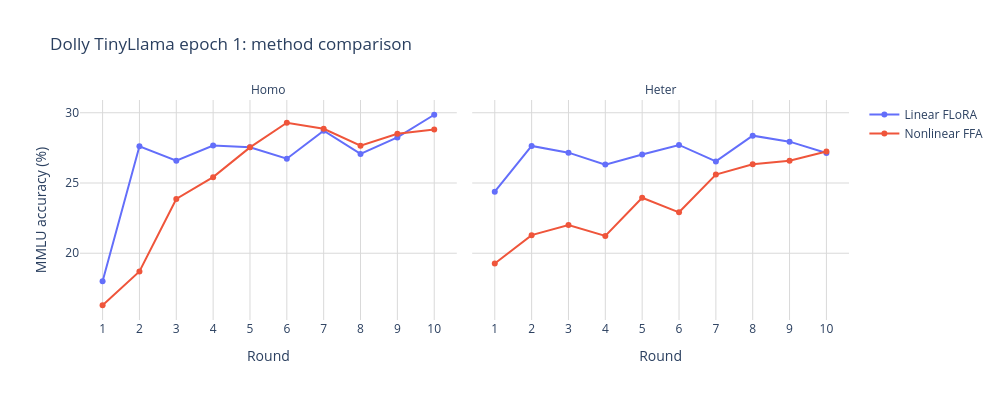
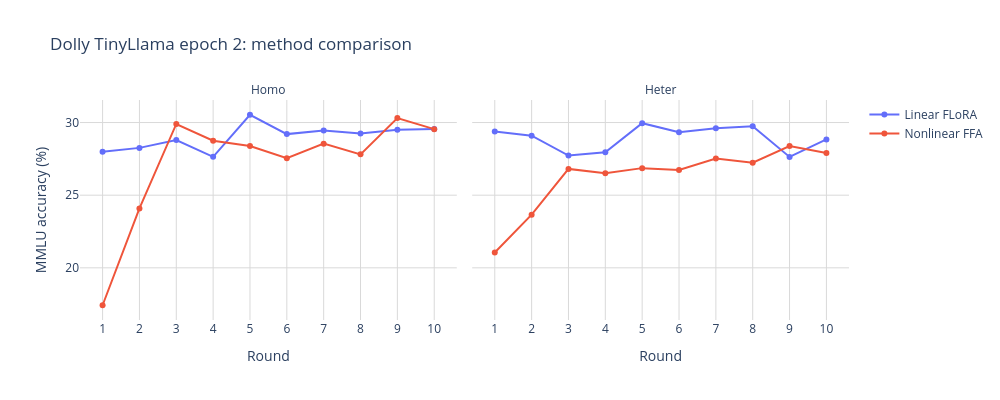
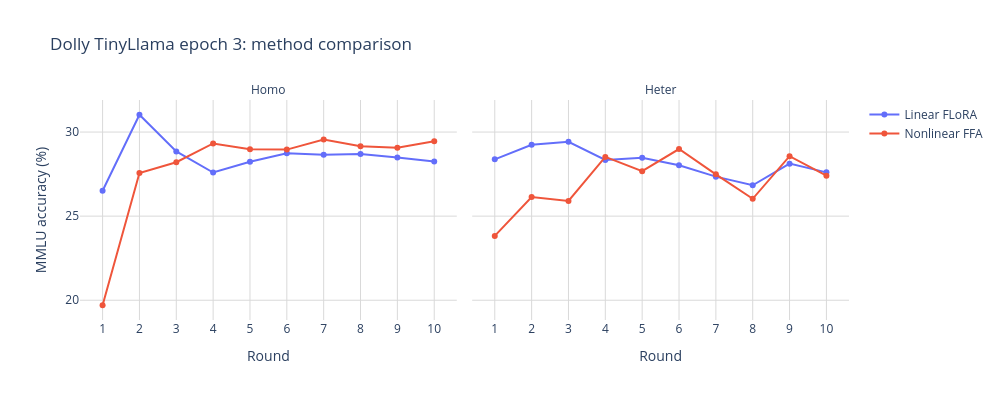
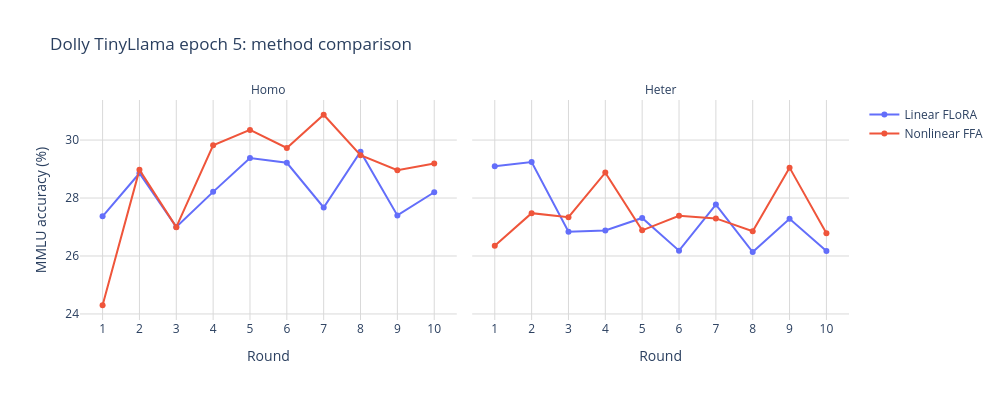

Notebook code cell kept with these figures, in order:
### Markdown cell above
## Round Curves

The fixed-epoch method comparison plots answer the direct question: at local epoch 1, 2, 3, or 5, which method has the better round curve? The all-curve overview plots stay separate so the main comparison stays readable. I would avoid overlaying Dolly and Dolly stratified in this same view because it doubles the curve count and makes the method comparison harder to read; a split-focused view should be faceted by split if we want to inspect that question.

### Code cell
METHOD_ORDER = ['Linear FLoRA', 'Nonlinear FLoRA', 'Nonlinear FFA']
SETTING_ORDER = ['Homo', 'Heter']


def _slug(value):
    return str(value).lower().replace(' ', '_').replace('-', '_').replace('/', '_')


def _sorted_unique_ints(values):
    return sorted({int(value) for value in values})


def _category_orders(data):
    return {
        'Method': [method for method in METHOD_ORDER if method in set(data['Method'])],
        'Setting': [setting for setting in SETTING_ORDER if setting in set(data['Setting'])],
        'Local epochs': [str(epoch) for epoch in _sorted_unique_ints(data['Local epochs'])],
    }


def _format_facet_labels(fig):
    fig.for_each_annotation(lambda annotation: annotation.update(text=annotation.text.split('=')[-1]))


def _save_plot(fig, output_stem, png_warnings):
    output_stem.parent.mkdir(parents=True, exist_ok=True)
    png_path = output_stem.with_suffix('.png')
    try:
        fig.write_image(png_path, scale=2)
    except Exception as exc:
        png_path = None
        message = str(exc).strip() or type(exc).__name__
        png_warnings.append(message.splitlines()[0])
    return png_path


def make_epoch_method_comparison(summary, dataset, epoch):
    data = summary[
        (summary['Dataset'] == dataset)
        & (summary['Local epochs'].astype(int) == int(epoch))
    ].copy()
    if data.empty:
        return None

    data = data.sort_values(['Model', 'Setting', 'Method', 'Round'])
    dataset_label = data['Dataset label'].iloc[0]
    model_label = ', '.join(sorted(data['Model'].unique()))
    facet_row = 'Model' if data['Model key'].nunique() > 1 else None

    fig = px.line(
        data,
        x='Round',
        y='Mean accuracy',
        color='Method',
        facet_col='Setting',
        facet_row=facet_row,
        markers=True,
        template='plotly_white',
        title=f'{dataset_label} {model_label} epoch {epoch}: method comparison',
        labels={'Mean accuracy': 'MMLU accuracy (%)'},
        category_orders=_category_orders(data),
        hover_data={
            'Local epochs': True,
            'Std accuracy': ':.2f',
            'Seed count': True,
        },
    )
    fig.update_layout(width=1000, height=400, legend_title_text='')
    fig.update_xaxes(dtick=1, showgrid=True, gridcolor='#d9d9d9', gridwidth=1)
    fig.update_yaxes(showgrid=True, gridcolor='#d9d9d9', gridwidth=1)
    _format_facet_labels(fig)
    return fig


def make_dataset_all_curves(summary, dataset):
    data = summary[summary['Dataset'] == dataset].copy()
    if data.empty:
        return None

    data['Local epochs'] = data['Local epochs'].astype(int).astype(str)
    data = data.sort_values(['Model', 'Setting', 'Method', 'Local epochs', 'Round'])
    dataset_label = data['Dataset label'].iloc[0]
    facet_row = 'Model' if data['Model key'].nunique() > 1 else None

    fig = px.line(
        data,
        x='Round',
        y='Mean accuracy',
        color='Local epochs',
        line_dash='Method',
        facet_col='Setting',
        facet_row=facet_row,
        markers=True,
        template='plotly_white',
        title=f'{dataset_label}: all tuning round curves',
        labels={'Mean accuracy': 'MMLU accuracy (%)', 'Local epochs': 'Epochs'},
        category_orders=_category_orders(data),
        hover_data={
            'Std accuracy': ':.2f',
            'Seed count': True,
        },
    )
    fig.update_layout(width=1000, height=400, legend_title_text='')
    fig.update_xaxes(dtick=1, showgrid=True, gridcolor='#d9d9d9', gridwidth=1)
    fig.update_yaxes(showgrid=True, gridcolor='#d9d9d9', gridwidth=1)
    _format_facet_labels(fig)
    return fig


if tuning_summary.empty:
    print('No tuning summary to plot.')
else:
    png_warnings = []
    saved_png = []
    datasets = tuning_summary[['Dataset', 'Dataset label']].drop_duplicates().sort_values('Dataset label')
    epochs = _sorted_unique_ints(tuning_summary['Local epochs'])

    comparison_root = ROUND_CURVE_DIR / 'fixed_epoch_method_comparisons'
    overview_root = ROUND_CURVE_DIR / 'all_curves'

    print('Fixed-epoch method comparisons')
    for _, dataset_row in datasets.iterrows():
        dataset = dataset_row['Dataset']
        dataset_label = dataset_row['Dataset label']
        dataset_dir = comparison_root / _slug(dataset_label)
        for epoch in epochs:
            fig = make_epoch_method_comparison(tuning_summary, dataset, epoch)
            if fig is None:
                print(f'No data for {dataset_label} epoch {epoch}; skipping.')
                continue
            png_path = _save_plot(fig, dataset_dir / f'epoch_{epoch}', png_warnings)
            if png_path is not None:
                saved_png.append(png_path)
            print(f'{dataset_label} epoch {epoch}')
            fig.show()

    print('All-curve dataset overviews')
    for _, dataset_row in datasets.iterrows():
        dataset = dataset_row['Dataset']
        dataset_label = dataset_row['Dataset label']
        fig = make_dataset_all_curves(tuning_summary, dataset)
        if fig is None:
            continue
        png_path = _save_plot(fig, overview_root / _slug(dataset_label), png_warnings)
        if png_path is not None:
            saved_png.append(png_path)
        print(dataset_label)
        fig.show()

    if saved_png:
        print(f'Wrote {len(saved_png)} PNG files under {ROUND_CURVE_DIR}.')
    if png_warnings:
        print('PNG export skipped or incomplete. Install/enable kaleido for static PNG export.')
        print(f'First PNG export warning: {png_warnings[0]}')

### Figure 1 — Plotly figure (JSON) as saved in the notebook; plotly's stock layout.template omitted (floating-point values rounded to 4 significant figures)
{"data": [{"customdata": [[1.0, 0.0, 1.0], [1.0, 0.0, 1.0], [1.0, 0.0, 1.0], [1.0, 0.0, 1.0], [1.0, 0.0, 1.0], [1.0, 0.0, 1.0], [1.0, 0.0, 1.0], [1.0, 0.0, 1.0], [1.0, 0.0, 1.0], [1.0, 0.0, 1.0]], "hovertemplate": "Method=Linear FLoRA<br>Setting=Homo<br>Round=%{x}<br>MMLU accuracy (%)=%{y}<br>Local epochs=%{customdata[0]}<br>Std accuracy=%{customdata[1]:.2f}<br>Seed count=%{customdata[2]}<extra></extra>", "legendgroup": "Linear FLoRA", "line": {"color": "#636efa", "dash": "solid"}, "marker": {"symbol": "circle"}, "mode": "lines+markers", "name": "Linear FLoRA", "orientation": "v", "showlegend": true, "type": "scatter", "x": [1, 2, 3, 4, 5, 6, 7, 8, 9, 10], "xaxis": "x", "y": [18.01, 27.61, 26.59, 27.67, 27.55, 26.73, 28.72, 27.07, 28.25, 29.86], "yaxis": "y"}, {"customdata": [[1.0, 0.0, 1.0], [1.0, 0.0, 1.0], [1.0, 0.0, 1.0], [1.0, 0.0, 1.0], [1.0, 0.0, 1.0], [1.0, 0.0, 1.0], [1.0, 0.0, 1.0], [1.0, 0.0, 1.0], [1.0, 0.0, 1.0], [1.0, 0.0, 1.0]], "hovertemplate": "Method=Linear FLoRA<br>Setting=Heter<br>Round=%{x}<br>MMLU accuracy (%)=%{y}<br>Local epochs=%{customdata[0]}<br>Std accuracy=%{customdata[1]:.2f}<br>Seed count=%{customdata[2]}<extra></extra>", "legendgroup": "Linear FLoRA", "line": {"color": "#636efa", "dash": "solid"}, "marker": {"symbol": "circle"}, "mode": "lines+markers", "name": "Linear FLoRA", "orientation": "v", "showlegend": false, "type": "scatter", "x": [1, 2, 3, 4, 5, 6, 7, 8, 9, 10], "xaxis": "x2", "y": [24.38, 27.64, 27.16, 26.31, 27.02, 27.71, 26.54, 28.37, 27.94, 27.14], "yaxis": "y2"}, {"customdata": [[1.0, 0.0, 1.0], [1.0, 0.0, 1.0], [1.0, 0.0, 1.0], [1.0, 0.0, 1.0], [1.0, 0.0, 1.0], [1.0, 0.0, 1.0], [1.0, 0.0, 1.0], [1.0, 0.0, 1.0], [1.0, 0.0, 1.0], [1.0, 0.0, 1.0]], "hovertemplate": "Method=Nonlinear FFA<br>Setting=Homo<br>Round=%{x}<br>MMLU accuracy (%)=%{y}<br>Local epochs=%{customdata[0]}<br>Std accuracy=%{customdata[1]:.2f}<br>Seed count=%{customdata[2]}<extra></extra>", "legendgroup": "Nonlinear FFA", "line": {"color": "#EF553B", "dash": "solid"}, "marker": {"symbol": "circle"}, "mode": "lines+markers", "name": "Nonlinear FFA", "orientation": "v", "showlegend": true, "type": "scatter", "x": [1, 2, 3, 4, 5, 6, 7, 8, 9, 10], "xaxis": "x", "y": [16.3, 18.7, 23.86, 25.42, 27.54, 29.29, 28.86, 27.66, 28.5, 28.81], "yaxis": "y"}, {"customdata": [[1.0, 0.0, 1.0], [1.0, 0.0, 1.0], [1.0, 0.0, 1.0], [1.0, 0.0, 1.0], [1.0, 0.0, 1.0], [1.0, 0.0, 1.0], [1.0, 0.0, 1.0], [1.0, 0.0, 1.0], [1.0, 0.0, 1.0], [1.0, 0.0, 1.0]], "hovertemplate": "Method=Nonlinear FFA<br>Setting=Heter<br>Round=%{x}<br>MMLU accuracy (%)=%{y}<br>Local epochs=%{customdata[0]}<br>Std accuracy=%{customdata[1]:.2f}<br>Seed count=%{customdata[2]}<extra></extra>", "legendgroup": "Nonlinear FFA", "line": {"color": "#EF553B", "dash": "solid"}, "marker": {"symbol": "circle"}, "mode": "lines+markers", "name": "Nonlinear FFA", "orientation": "v", "showlegend": false, "type": "scatter", "x": [1, 2, 3, 4, 5, 6, 7, 8, 9, 10], "xaxis": "x2", "y": [19.27, 21.29, 22.01, 21.23, 23.95, 22.91, 25.6, 26.33, 26.58, 27.24], "yaxis": "y2"}], "layout": {"annotations": [{"font": {}, "showarrow": false, "text": "Homo", "x": 0.245, "xanchor": "center", "xref": "paper", "y": 1, "yanchor": "bottom", "yref": "paper"}, {"font": {}, "showarrow": false, "text": "Heter", "x": 0.755, "xanchor": "center", "xref": "paper", "y": 1, "yanchor": "bottom", "yref": "paper"}], "height": 400, "legend": {"title": {"text": ""}, "tracegroupgap": 0}, "title": {"text": "Dolly TinyLlama epoch 1: method comparison"}, "width": 1000, "xaxis": {"anchor": "y", "domain": [0, 0.49], "dtick": 1, "gridcolor": "#d9d9d9", "gridwidth": 1, "showgrid": true, "title": {"text": "Round"}}, "xaxis2": {"anchor": "y2", "domain": [0.51, 1], "dtick": 1, "gridcolor": "#d9d9d9", "gridwidth": 1, "matches": "x", "showgrid": true, "title": {"text": "Round"}}, "yaxis": {"anchor": "x", "domain": [0, 1], "gridcolor": "#d9d9d9", "gridwidth": 1, "showgrid": true, "title": {"text": "MMLU accuracy (%)"}}, "yaxis2": {"anchor": "x2", "domain": [0, 1], "gridcolor": "#d9d9d9", "gridwidth": 1, "matches": "y", "showgrid": true, "showticklabels": false}}}

### Figure 2 — Plotly figure (JSON) as saved in the notebook; plotly's stock layout.template omitted (floating-point values rounded to 4 significant figures)
{"data": [{"customdata": [[2.0, 0.0, 1.0], [2.0, 0.0, 1.0], [2.0, 0.0, 1.0], [2.0, 0.0, 1.0], [2.0, 0.0, 1.0], [2.0, 0.0, 1.0], [2.0, 0.0, 1.0], [2.0, 0.0, 1.0], [2.0, 0.0, 1.0], [2.0, 0.0, 1.0]], "hovertemplate": "Method=Linear FLoRA<br>Setting=Homo<br>Round=%{x}<br>MMLU accuracy (%)=%{y}<br>Local epochs=%{customdata[0]}<br>Std accuracy=%{customdata[1]:.2f}<br>Seed count=%{customdata[2]}<extra></extra>", "legendgroup": "Linear FLoRA", "line": {"color": "#636efa", "dash": "solid"}, "marker": {"symbol": "circle"}, "mode": "lines+markers", "name": "Linear FLoRA", "orientation": "v", "showlegend": true, "type": "scatter", "x": [1, 2, 3, 4, 5, 6, 7, 8, 9, 10], "xaxis": "x", "y": [27.98, 28.26, 28.8, 27.64, 30.54, 29.2, 29.46, 29.24, 29.51, 29.55], "yaxis": "y"}, {"customdata": [[2.0, 0.0, 1.0], [2.0, 0.0, 1.0], [2.0, 0.0, 1.0], [2.0, 0.0, 1.0], [2.0, 0.0, 1.0], [2.0, 0.0, 1.0], [2.0, 0.0, 1.0], [2.0, 0.0, 1.0], [2.0, 0.0, 1.0], [2.0, 0.0, 1.0]], "hovertemplate": "Method=Linear FLoRA<br>Setting=Heter<br>Round=%{x}<br>MMLU accuracy (%)=%{y}<br>Local epochs=%{customdata[0]}<br>Std accuracy=%{customdata[1]:.2f}<br>Seed count=%{customdata[2]}<extra></extra>", "legendgroup": "Linear FLoRA", "line": {"color": "#636efa", "dash": "solid"}, "marker": {"symbol": "circle"}, "mode": "lines+markers", "name": "Linear FLoRA", "orientation": "v", "showlegend": false, "type": "scatter", "x": [1, 2, 3, 4, 5, 6, 7, 8, 9, 10], "xaxis": "x2", "y": [29.38, 29.09, 27.73, 27.95, 29.96, 29.34, 29.6, 29.75, 27.63, 28.83], "yaxis": "y2"}, {"customdata": [[2.0, 0.0, 1.0], [2.0, 0.0, 1.0], [2.0, 0.0, 1.0], [2.0, 0.0, 1.0], [2.0, 0.0, 1.0], [2.0, 0.0, 1.0], [2.0, 0.0, 1.0], [2.0, 0.0, 1.0], [2.0, 0.0, 1.0], [2.0, 0.0, 1.0]], "hovertemplate": "Method=Nonlinear FFA<br>Setting=Homo<br>Round=%{x}<br>MMLU accuracy (%)=%{y}<br>Local epochs=%{customdata[0]}<br>Std accuracy=%{customdata[1]:.2f}<br>Seed count=%{customdata[2]}<extra></extra>", "legendgroup": "Nonlinear FFA", "line": {"color": "#EF553B", "dash": "solid"}, "marker": {"symbol": "circle"}, "mode": "lines+markers", "name": "Nonlinear FFA", "orientation": "v", "showlegend": true, "type": "scatter", "x": [1, 2, 3, 4, 5, 6, 7, 8, 9, 10], "xaxis": "x", "y": [17.42, 24.09, 29.9, 28.75, 28.39, 27.54, 28.55, 27.81, 30.31, 29.55], "yaxis": "y"}, {"customdata": [[2.0, 0.0, 1.0], [2.0, 0.0, 1.0], [2.0, 0.0, 1.0], [2.0, 0.0, 1.0], [2.0, 0.0, 1.0], [2.0, 0.0, 1.0], [2.0, 0.0, 1.0], [2.0, 0.0, 1.0], [2.0, 0.0, 1.0], [2.0, 0.0, 1.0]], "hovertemplate": "Method=Nonlinear FFA<br>Setting=Heter<br>Round=%{x}<br>MMLU accuracy (%)=%{y}<br>Local epochs=%{customdata[0]}<br>Std accuracy=%{customdata[1]:.2f}<br>Seed count=%{customdata[2]}<extra></extra>", "legendgroup": "Nonlinear FFA", "line": {"color": "#EF553B", "dash": "solid"}, "marker": {"symbol": "circle"}, "mode": "lines+markers", "name": "Nonlinear FFA", "orientation": "v", "showlegend": false, "type": "scatter", "x": [1, 2, 3, 4, 5, 6, 7, 8, 9, 10], "xaxis": "x2", "y": [21.06, 23.66, 26.81, 26.51, 26.86, 26.74, 27.52, 27.23, 28.38, 27.9], "yaxis": "y2"}], "layout": {"annotations": [{"font": {}, "showarrow": false, "text": "Homo", "x": 0.245, "xanchor": "center", "xref": "paper", "y": 1, "yanchor": "bottom", "yref": "paper"}, {"font": {}, "showarrow": false, "text": "Heter", "x": 0.755, "xanchor": "center", "xref": "paper", "y": 1, "yanchor": "bottom", "yref": "paper"}], "height": 400, "legend": {"title": {"text": ""}, "tracegroupgap": 0}, "title": {"text": "Dolly TinyLlama epoch 2: method comparison"}, "width": 1000, "xaxis": {"anchor": "y", "domain": [0, 0.49], "dtick": 1, "gridcolor": "#d9d9d9", "gridwidth": 1, "showgrid": true, "title": {"text": "Round"}}, "xaxis2": {"anchor": "y2", "domain": [0.51, 1], "dtick": 1, "gridcolor": "#d9d9d9", "gridwidth": 1, "matches": "x", "showgrid": true, "title": {"text": "Round"}}, "yaxis": {"anchor": "x", "domain": [0, 1], "gridcolor": "#d9d9d9", "gridwidth": 1, "showgrid": true, "title": {"text": "MMLU accuracy (%)"}}, "yaxis2": {"anchor": "x2", "domain": [0, 1], "gridcolor": "#d9d9d9", "gridwidth": 1, "matches": "y", "showgrid": true, "showticklabels": false}}}

### Figure 3 — Plotly figure (JSON) as saved in the notebook; plotly's stock layout.template omitted (floating-point values rounded to 4 significant figures)
{"data": [{"customdata": [[3.0, 0.0, 1.0], [3.0, 0.0, 1.0], [3.0, 0.0, 1.0], [3.0, 0.0, 1.0], [3.0, 0.0, 1.0], [3.0, 0.0, 1.0], [3.0, 0.0, 1.0], [3.0, 0.0, 1.0], [3.0, 0.0, 1.0], [3.0, 0.0, 1.0]], "hovertemplate": "Method=Linear FLoRA<br>Setting=Homo<br>Round=%{x}<br>MMLU accuracy (%)=%{y}<br>Local epochs=%{customdata[0]}<br>Std accuracy=%{customdata[1]:.2f}<br>Seed count=%{customdata[2]}<extra></extra>", "legendgroup": "Linear FLoRA", "line": {"color": "#636efa", "dash": "solid"}, "marker": {"symbol": "circle"}, "mode": "lines+markers", "name": "Linear FLoRA", "orientation": "v", "showlegend": true, "type": "scatter", "x": [1, 2, 3, 4, 5, 6, 7, 8, 9, 10], "xaxis": "x", "y": [26.51, 31.03, 28.85, 27.59, 28.23, 28.74, 28.64, 28.69, 28.49, 28.25], "yaxis": "y"}, {"customdata": [[3.0, 0.0, 1.0], [3.0, 0.0, 1.0], [3.0, 0.0, 1.0], [3.0, 0.0, 1.0], [3.0, 0.0, 1.0], [3.0, 0.0, 1.0], [3.0, 0.0, 1.0], [3.0, 0.0, 1.0], [3.0, 0.0, 1.0], [3.0, 0.0, 1.0]], "hovertemplate": "Method=Linear FLoRA<br>Setting=Heter<br>Round=%{x}<br>MMLU accuracy (%)=%{y}<br>Local epochs=%{customdata[0]}<br>Std accuracy=%{customdata[1]:.2f}<br>Seed count=%{customdata[2]}<extra></extra>", "legendgroup": "Linear FLoRA", "line": {"color": "#636efa", "dash": "solid"}, "marker": {"symbol": "circle"}, "mode": "lines+markers", "name": "Linear FLoRA", "orientation": "v", "showlegend": false, "type": "scatter", "x": [1, 2, 3, 4, 5, 6, 7, 8, 9, 10], "xaxis": "x2", "y": [28.38, 29.24, 29.42, 28.34, 28.47, 28.02, 27.35, 26.84, 28.12, 27.6], "yaxis": "y2"}, {"customdata": [[3.0, 0.0, 1.0], [3.0, 0.0, 1.0], [3.0, 0.0, 1.0], [3.0, 0.0, 1.0], [3.0, 0.0, 1.0], [3.0, 0.0, 1.0], [3.0, 0.0, 1.0], [3.0, 0.0, 1.0], [3.0, 0.0, 1.0], [3.0, 0.0, 1.0]], "hovertemplate": "Method=Nonlinear FFA<br>Setting=Homo<br>Round=%{x}<br>MMLU accuracy (%)=%{y}<br>Local epochs=%{customdata[0]}<br>Std accuracy=%{customdata[1]:.2f}<br>Seed count=%{customdata[2]}<extra></extra>", "legendgroup": "Nonlinear FFA", "line": {"color": "#EF553B", "dash": "solid"}, "marker": {"symbol": "circle"}, "mode": "lines+markers", "name": "Nonlinear FFA", "orientation": "v", "showlegend": true, "type": "scatter", "x": [1, 2, 3, 4, 5, 6, 7, 8, 9, 10], "xaxis": "x", "y": [19.7, 27.56, 28.2, 29.32, 28.97, 28.96, 29.56, 29.16, 29.07, 29.45], "yaxis": "y"}, {"customdata": [[3.0, 0.0, 1.0], [3.0, 0.0, 1.0], [3.0, 0.0, 1.0], [3.0, 0.0, 1.0], [3.0, 0.0, 1.0], [3.0, 0.0, 1.0], [3.0, 0.0, 1.0], [3.0, 0.0, 1.0], [3.0, 0.0, 1.0], [3.0, 0.0, 1.0]], "hovertemplate": "Method=Nonlinear FFA<br>Setting=Heter<br>Round=%{x}<br>MMLU accuracy (%)=%{y}<br>Local epochs=%{customdata[0]}<br>Std accuracy=%{customdata[1]:.2f}<br>Seed count=%{customdata[2]}<extra></extra>", "legendgroup": "Nonlinear FFA", "line": {"color": "#EF553B", "dash": "solid"}, "marker": {"symbol": "circle"}, "mode": "lines+markers", "name": "Nonlinear FFA", "orientation": "v", "showlegend": false, "type": "scatter", "x": [1, 2, 3, 4, 5, 6, 7, 8, 9, 10], "xaxis": "x2", "y": [23.83, 26.14, 25.9, 28.52, 27.67, 28.99, 27.48, 26.03, 28.57, 27.4], "yaxis": "y2"}], "layout": {"annotations": [{"font": {}, "showarrow": false, "text": "Homo", "x": 0.245, "xanchor": "center", "xref": "paper", "y": 1, "yanchor": "bottom", "yref": "paper"}, {"font": {}, "showarrow": false, "text": "Heter", "x": 0.755, "xanchor": "center", "xref": "paper", "y": 1, "yanchor": "bottom", "yref": "paper"}], "height": 400, "legend": {"title": {"text": ""}, "tracegroupgap": 0}, "title": {"text": "Dolly TinyLlama epoch 3: method comparison"}, "width": 1000, "xaxis": {"anchor": "y", "domain": [0, 0.49], "dtick": 1, "gridcolor": "#d9d9d9", "gridwidth": 1, "showgrid": true, "title": {"text": "Round"}}, "xaxis2": {"anchor": "y2", "domain": [0.51, 1], "dtick": 1, "gridcolor": "#d9d9d9", "gridwidth": 1, "matches": "x", "showgrid": true, "title": {"text": "Round"}}, "yaxis": {"anchor": "x", "domain": [0, 1], "gridcolor": "#d9d9d9", "gridwidth": 1, "showgrid": true, "title": {"text": "MMLU accuracy (%)"}}, "yaxis2": {"anchor": "x2", "domain": [0, 1], "gridcolor": "#d9d9d9", "gridwidth": 1, "matches": "y", "showgrid": true, "showticklabels": false}}}

### Figure 4 — Plotly figure (JSON) as saved in the notebook; plotly's stock layout.template omitted (floating-point values rounded to 4 significant figures)
{"data": [{"customdata": [[5.0, 0.0, 1.0], [5.0, 0.0, 1.0], [5.0, 0.0, 1.0], [5.0, 0.0, 1.0], [5.0, 0.0, 1.0], [5.0, 0.0, 1.0], [5.0, 0.0, 1.0], [5.0, 0.0, 1.0], [5.0, 0.0, 1.0], [5.0, 0.0, 1.0]], "hovertemplate": "Method=Linear FLoRA<br>Setting=Homo<br>Round=%{x}<br>MMLU accuracy (%)=%{y}<br>Local epochs=%{customdata[0]}<br>Std accuracy=%{customdata[1]:.2f}<br>Seed count=%{customdata[2]}<extra></extra>", "legendgroup": "Linear FLoRA", "line": {"color": "#636efa", "dash": "solid"}, "marker": {"symbol": "circle"}, "mode": "lines+markers", "name": "Linear FLoRA", "orientation": "v", "showlegend": true, "type": "scatter", "x": [1, 2, 3, 4, 5, 6, 7, 8, 9, 10], "xaxis": "x", "y": [27.37, 28.85, 27.0, 28.21, 29.38, 29.22, 27.67, 29.6, 27.4, 28.2], "yaxis": "y"}, {"customdata": [[5.0, 0.0, 1.0], [5.0, 0.0, 1.0], [5.0, 0.0, 1.0], [5.0, 0.0, 1.0], [5.0, 0.0, 1.0], [5.0, 0.0, 1.0], [5.0, 0.0, 1.0], [5.0, 0.0, 1.0], [5.0, 0.0, 1.0], [5.0, 0.0, 1.0]], "hovertemplate": "Method=Linear FLoRA<br>Setting=Heter<br>Round=%{x}<br>MMLU accuracy (%)=%{y}<br>Local epochs=%{customdata[0]}<br>Std accuracy=%{customdata[1]:.2f}<br>Seed count=%{customdata[2]}<extra></extra>", "legendgroup": "Linear FLoRA", "line": {"color": "#636efa", "dash": "solid"}, "marker": {"symbol": "circle"}, "mode": "lines+markers", "name": "Linear FLoRA", "orientation": "v", "showlegend": false, "type": "scatter", "x": [1, 2, 3, 4, 5, 6, 7, 8, 9, 10], "xaxis": "x2", "y": [29.09, 29.24, 26.84, 26.88, 27.31, 26.18, 27.77, 26.13, 27.28, 26.17], "yaxis": "y2"}, {"customdata": [[5.0, 0.0, 1.0], [5.0, 0.0, 1.0], [5.0, 0.0, 1.0], [5.0, 0.0, 1.0], [5.0, 0.0, 1.0], [5.0, 0.0, 1.0], [5.0, 0.0, 1.0], [5.0, 0.0, 1.0], [5.0, 0.0, 1.0], [5.0, 0.0, 1.0]], "hovertemplate": "Method=Nonlinear FFA<br>Setting=Homo<br>Round=%{x}<br>MMLU accuracy (%)=%{y}<br>Local epochs=%{customdata[0]}<br>Std accuracy=%{customdata[1]:.2f}<br>Seed count=%{customdata[2]}<extra></extra>", "legendgroup": "Nonlinear FFA", "line": {"color": "#EF553B", "dash": "solid"}, "marker": {"symbol": "circle"}, "mode": "lines+markers", "name": "Nonlinear FFA", "orientation": "v", "showlegend": true, "type": "scatter", "x": [1, 2, 3, 4, 5, 6, 7, 8, 9, 10], "xaxis": "x", "y": [24.3, 28.97, 27.0, 29.82, 30.35, 29.73, 30.87, 29.48, 28.96, 29.19], "yaxis": "y"}, {"customdata": [[5.0, 0.0, 1.0], [5.0, 0.0, 1.0], [5.0, 0.0, 1.0], [5.0, 0.0, 1.0], [5.0, 0.0, 1.0], [5.0, 0.0, 1.0], [5.0, 0.0, 1.0], [5.0, 0.0, 1.0], [5.0, 0.0, 1.0], [5.0, 0.0, 1.0]], "hovertemplate": "Method=Nonlinear FFA<br>Setting=Heter<br>Round=%{x}<br>MMLU accuracy (%)=%{y}<br>Local epochs=%{customdata[0]}<br>Std accuracy=%{customdata[1]:.2f}<br>Seed count=%{customdata[2]}<extra></extra>", "legendgroup": "Nonlinear FFA", "line": {"color": "#EF553B", "dash": "solid"}, "marker": {"symbol": "circle"}, "mode": "lines+markers", "name": "Nonlinear FFA", "orientation": "v", "showlegend": false, "type": "scatter", "x": [1, 2, 3, 4, 5, 6, 7, 8, 9, 10], "xaxis": "x2", "y": [26.35, 27.48, 27.34, 28.88, 26.89, 27.39, 27.3, 26.85, 29.05, 26.78], "yaxis": "y2"}], "layout": {"annotations": [{"font": {}, "showarrow": false, "text": "Homo", "x": 0.245, "xanchor": "center", "xref": "paper", "y": 1, "yanchor": "bottom", "yref": "paper"}, {"font": {}, "showarrow": false, "text": "Heter", "x": 0.755, "xanchor": "center", "xref": "paper", "y": 1, "yanchor": "bottom", "yref": "paper"}], "height": 400, "legend": {"title": {"text": ""}, "tracegroupgap": 0}, "title": {"text": "Dolly TinyLlama epoch 5: method comparison"}, "width": 1000, "xaxis": {"anchor": "y", "domain": [0, 0.49], "dtick": 1, "gridcolor": "#d9d9d9", "gridwidth": 1, "showgrid": true, "title": {"text": "Round"}}, "xaxis2": {"anchor": "y2", "domain": [0.51, 1], "dtick": 1, "gridcolor": "#d9d9d9", "gridwidth": 1, "matches": "x", "showgrid": true, "title": {"text": "Round"}}, "yaxis": {"anchor": "x", "domain": [0, 1], "gridcolor": "#d9d9d9", "gridwidth": 1, "showgrid": true, "title": {"text": "MMLU accuracy (%)"}}, "yaxis2": {"anchor": "x2", "domain": [0, 1], "gridcolor": "#d9d9d9", "gridwidth": 1, "matches": "y", "showgrid": true, "showticklabels": false}}}
